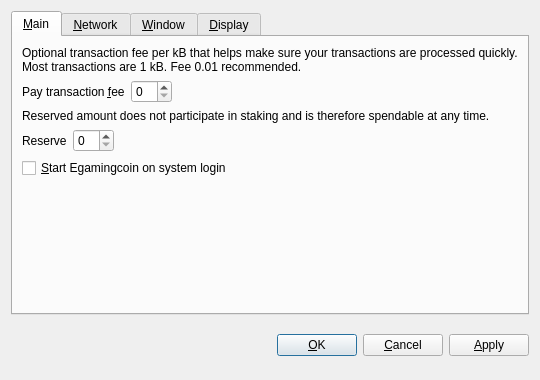
<?xml version="1.0" encoding="UTF-8"?>
<ui version="4.0">
 <class>OptionsDialog</class>
 <widget class="QDialog" name="OptionsDialog">
  <property name="geometry">
   <rect>
    <x>0</x>
    <y>0</y>
    <width>540</width>
    <height>380</height>
   </rect>
  </property>
  <property name="windowTitle">
   <string>Options</string>
  </property>
  <property name="modal">
   <bool>true</bool>
  </property>
  <layout class="QVBoxLayout" name="verticalLayout">
   <item>
    <widget class="QTabWidget" name="tabWidget">
     <property name="tabPosition">
      <enum>QTabWidget::North</enum>
     </property>
     <property name="currentIndex">
      <number>0</number>
     </property>
     <widget class="QWidget" name="tabMain">
      <attribute name="title">
       <string>&amp;Main</string>
      </attribute>
      <layout class="QVBoxLayout" name="verticalLayout_Main">
       <item>
        <widget class="QLabel" name="transactionFeeInfoLabel">
         <property name="text">
          <string>Optional transaction fee per kB that helps make sure your transactions are processed quickly. Most transactions are 1 kB. Fee 0.01 recommended.</string>
         </property>
         <property name="textFormat">
          <enum>Qt::PlainText</enum>
         </property>
         <property name="wordWrap">
          <bool>true</bool>
         </property>
        </widget>
       </item>
       <item>
        <layout class="QHBoxLayout" name="horizontalLayoutFee">
         <item>
          <widget class="QLabel" name="transactionFeeLabel">
           <property name="text">
            <string>Pay transaction &amp;fee</string>
           </property>
           <property name="textFormat">
            <enum>Qt::PlainText</enum>
           </property>
           <property name="buddy">
            <cstring>transactionFee</cstring>
           </property>
          </widget>
         </item>
         <item>
          <widget class="BitcoinAmountField" name="transactionFee"/>
         </item>
         <item>
          <spacer name="horizontalSpacerFee">
           <property name="orientation">
            <enum>Qt::Horizontal</enum>
           </property>
           <property name="sizeHint" stdset="0">
            <size>
             <width>40</width>
             <height>20</height>
            </size>
           </property>
          </spacer>
         </item>
        </layout>
       </item>
       <item>
        <widget class="QLabel" name="reserveBalanceInfoLabel">
         <property name="text">
          <string>Reserved amount does not participate in staking and is therefore spendable at any time.</string>
         </property>
         <property name="textFormat">
          <enum>Qt::PlainText</enum>
         </property>
         <property name="wordWrap">
          <bool>true</bool>
         </property>
        </widget>
       </item>
       <item>
        <layout class="QHBoxLayout" name="horizontalLayoutReserveBalance">
         <item>
          <widget class="QLabel" name="reserveBalanceLabel">
           <property name="text">
            <string>Reserve</string>
           </property>
           <property name="textFormat">
            <enum>Qt::PlainText</enum>
           </property>
           <property name="buddy">
            <cstring>reserveBalance</cstring>
           </property>
          </widget>
         </item>
         <item>
          <widget class="BitcoinAmountField" name="reserveBalance"/>
         </item>
         <item>
          <spacer name="horizontalSpacerReserveBalance">
           <property name="orientation">
            <enum>Qt::Horizontal</enum>
           </property>
           <property name="sizeHint" stdset="0">
            <size>
             <width>40</width>
             <height>20</height>
            </size>
           </property>
          </spacer>
         </item>
        </layout>
       </item>
       <item>
        <widget class="QCheckBox" name="bitcoinAtStartup">
         <property name="toolTip">
          <string>Automatically start Egamingcoin after logging in to the system.</string>
         </property>
         <property name="text">
          <string>&amp;Start Egamingcoin on system login</string>
         </property>
        </widget>
       </item>
       <item>
        <spacer name="verticalSpacer_Main">
         <property name="orientation">
          <enum>Qt::Vertical</enum>
         </property>
         <property name="sizeHint" stdset="0">
          <size>
           <width>20</width>
           <height>40</height>
          </size>
         </property>
        </spacer>
       </item>
      </layout>
     </widget>
     <widget class="QWidget" name="tabNetwork">
      <attribute name="title">
       <string>&amp;Network</string>
      </attribute>
      <layout class="QVBoxLayout" name="verticalLayout_Network">
       <item>
        <widget class="QCheckBox" name="mapPortUpnp">
         <property name="toolTip">
          <string>Automatically open the Egamingcoin client port on the router. This only works when your router supports UPnP and it is enabled.</string>
         </property>
         <property name="text">
          <string>Map port using &amp;UPnP</string>
         </property>
        </widget>
       </item>
       <item>
        <widget class="QCheckBox" name="connectSocks">
         <property name="toolTip">
          <string>Connect to the Egamingcoin network through a SOCKS proxy (e.g. when connecting through Tor).</string>
         </property>
         <property name="text">
          <string>&amp;Connect through SOCKS proxy:</string>
         </property>
        </widget>
       </item>
       <item>
        <layout class="QHBoxLayout" name="horizontalLayout_Network">
         <item>
          <widget class="QLabel" name="proxyIpLabel">
           <property name="text">
            <string>Proxy &amp;IP:</string>
           </property>
           <property name="textFormat">
            <enum>Qt::PlainText</enum>
           </property>
           <property name="buddy">
            <cstring>proxyIp</cstring>
           </property>
          </widget>
         </item>
         <item>
          <widget class="QValidatedLineEdit" name="proxyIp">
           <property name="maximumSize">
            <size>
             <width>140</width>
             <height>16777215</height>
            </size>
           </property>
           <property name="toolTip">
            <string>IP address of the proxy (e.g. 127.0.0.1)</string>
           </property>
          </widget>
         </item>
         <item>
          <widget class="QLabel" name="proxyPortLabel">
           <property name="text">
            <string>&amp;Port:</string>
           </property>
           <property name="textFormat">
            <enum>Qt::PlainText</enum>
           </property>
           <property name="buddy">
            <cstring>proxyPort</cstring>
           </property>
          </widget>
         </item>
         <item>
          <widget class="QLineEdit" name="proxyPort">
           <property name="maximumSize">
            <size>
             <width>55</width>
             <height>16777215</height>
            </size>
           </property>
           <property name="toolTip">
            <string>Port of the proxy (e.g. 9050)</string>
           </property>
          </widget>
         </item>
         <item>
          <widget class="QLabel" name="socksVersionLabel">
           <property name="text">
            <string>SOCKS &amp;Version:</string>
           </property>
           <property name="textFormat">
            <enum>Qt::PlainText</enum>
           </property>
           <property name="buddy">
            <cstring>socksVersion</cstring>
           </property>
          </widget>
         </item>
         <item>
          <widget class="QValueComboBox" name="socksVersion">
           <property name="toolTip">
            <string>SOCKS version of the proxy (e.g. 5)</string>
           </property>
          </widget>
         </item>
         <item>
          <spacer name="horizontalSpacer_Network">
           <property name="orientation">
            <enum>Qt::Horizontal</enum>
           </property>
           <property name="sizeHint" stdset="0">
            <size>
             <width>40</width>
             <height>20</height>
            </size>
           </property>
          </spacer>
         </item>
        </layout>
       </item>
       <item>
        <spacer name="verticalSpacer_Network">
         <property name="orientation">
          <enum>Qt::Vertical</enum>
         </property>
         <property name="sizeHint" stdset="0">
          <size>
           <width>20</width>
           <height>40</height>
          </size>
         </property>
        </spacer>
       </item>
      </layout>
     </widget>
     <widget class="QWidget" name="tabWindow">
      <attribute name="title">
       <string>&amp;Window</string>
      </attribute>
      <layout class="QVBoxLayout" name="verticalLayout_Window">
       <item>
        <widget class="QCheckBox" name="minimizeToTray">
         <property name="toolTip">
          <string>Show only a tray icon after minimizing the window.</string>
         </property>
         <property name="text">
          <string>&amp;Minimize to the tray instead of the taskbar</string>
         </property>
        </widget>
       </item>
       <item>
        <widget class="QCheckBox" name="minimizeOnClose">
         <property name="toolTip">
          <string>Minimize instead of exit the application when the window is closed. When this option is enabled, the application will be closed only after selecting Quit in the menu.</string>
         </property>
         <property name="text">
          <string>M&amp;inimize on close</string>
         </property>
        </widget>
       </item>
       <item>
        <spacer name="verticalSpacer_Window">
         <property name="orientation">
          <enum>Qt::Vertical</enum>
         </property>
         <property name="sizeHint" stdset="0">
          <size>
           <width>20</width>
           <height>40</height>
          </size>
         </property>
        </spacer>
       </item>
      </layout>
     </widget>
     <widget class="QWidget" name="tabDisplay">
      <attribute name="title">
       <string>&amp;Display</string>
      </attribute>
      <layout class="QVBoxLayout" name="verticalLayout_Display">
       <item>
        <layout class="QHBoxLayout" name="horizontalLayout_1_Display">
         <item>
          <widget class="QLabel" name="langLabel">
           <property name="text">
            <string>User Interface &amp;language:</string>
           </property>
           <property name="textFormat">
            <enum>Qt::PlainText</enum>
           </property>
           <property name="buddy">
            <cstring>lang</cstring>
           </property>
          </widget>
         </item>
         <item>
          <widget class="QValueComboBox" name="lang">
           <property name="toolTip">
            <string>The user interface language can be set here. This setting will take effect after restarting Egamingcoin.</string>
           </property>
          </widget>
         </item>
        </layout>
       </item>
       <item>
        <layout class="QHBoxLayout" name="horizontalLayout_2_Display">
         <item>
          <widget class="QLabel" name="unitLabel">
           <property name="text">
            <string>&amp;Unit to show amounts in:</string>
           </property>
           <property name="textFormat">
            <enum>Qt::PlainText</enum>
           </property>
           <property name="buddy">
            <cstring>unit</cstring>
           </property>
          </widget>
         </item>
         <item>
          <widget class="QValueComboBox" name="unit">
           <property name="toolTip">
            <string>Choose the default subdivision unit to show in the interface and when sending coins.</string>
           </property>
          </widget>
         </item>
        </layout>
       </item>
       <item>
        <widget class="QCheckBox" name="displayAddresses">
         <property name="toolTip">
          <string>Whether to show Egamingcoin addresses in the transaction list or not.</string>
         </property>
         <property name="text">
          <string>&amp;Display addresses in transaction list</string>
         </property>
        </widget>
       </item>
       <item>
        <widget class="QCheckBox" name="coinControlFeatures">
         <property name="toolTip">
          <string>Whether to show coin control features or not.</string>
         </property>
         <property name="text">
          <string>Display coin &amp;control features (experts only!)</string>
         </property>
        </widget>
       </item>
       <item>
        <spacer name="verticalSpacer_Display">
         <property name="orientation">
          <enum>Qt::Vertical</enum>
         </property>
         <property name="sizeHint" stdset="0">
          <size>
           <width>20</width>
           <height>40</height>
          </size>
         </property>
        </spacer>
       </item>
      </layout>
     </widget>
    </widget>
   </item>
   <item>
    <layout class="QHBoxLayout" name="horizontalLayout_Buttons">
     <item>
      <spacer name="horizontalSpacer_1">
       <property name="orientation">
        <enum>Qt::Horizontal</enum>
       </property>
       <property name="sizeHint" stdset="0">
        <size>
         <width>40</width>
         <height>48</height>
        </size>
       </property>
      </spacer>
     </item>
     <item>
      <widget class="QLabel" name="statusLabel">
       <property name="font">
        <font>
         <weight>75</weight>
         <bold>true</bold>
        </font>
       </property>
       <property name="text">
        <string/>
       </property>
       <property name="textFormat">
        <enum>Qt::PlainText</enum>
       </property>
       <property name="wordWrap">
        <bool>true</bool>
       </property>
      </widget>
     </item>
     <item>
      <spacer name="horizontalSpacer_2">
       <property name="orientation">
        <enum>Qt::Horizontal</enum>
       </property>
       <property name="sizeHint" stdset="0">
        <size>
         <width>40</width>
         <height>48</height>
        </size>
       </property>
      </spacer>
     </item>
     <item>
      <widget class="QPushButton" name="okButton">
       <property name="text">
        <string>&amp;OK</string>
       </property>
      </widget>
     </item>
     <item>
      <widget class="QPushButton" name="cancelButton">
       <property name="text">
        <string>&amp;Cancel</string>
       </property>
       <property name="autoDefault">
        <bool>false</bool>
       </property>
      </widget>
     </item>
     <item>
      <widget class="QPushButton" name="applyButton">
       <property name="text">
        <string>&amp;Apply</string>
       </property>
       <property name="autoDefault">
        <bool>false</bool>
       </property>
      </widget>
     </item>
    </layout>
   </item>
  </layout>
 </widget>
 <customwidgets>
  <customwidget>
   <class>BitcoinAmountField</class>
   <extends>QSpinBox</extends>
   <header>bitcoinamountfield.h</header>
  </customwidget>
  <customwidget>
   <class>QValueComboBox</class>
   <extends>QComboBox</extends>
   <header>qvaluecombobox.h</header>
  </customwidget>
  <customwidget>
   <class>QValidatedLineEdit</class>
   <extends>QLineEdit</extends>
   <header>qvalidatedlineedit.h</header>
  </customwidget>
 </customwidgets>
 <resources/>
 <connections/>
</ui>
